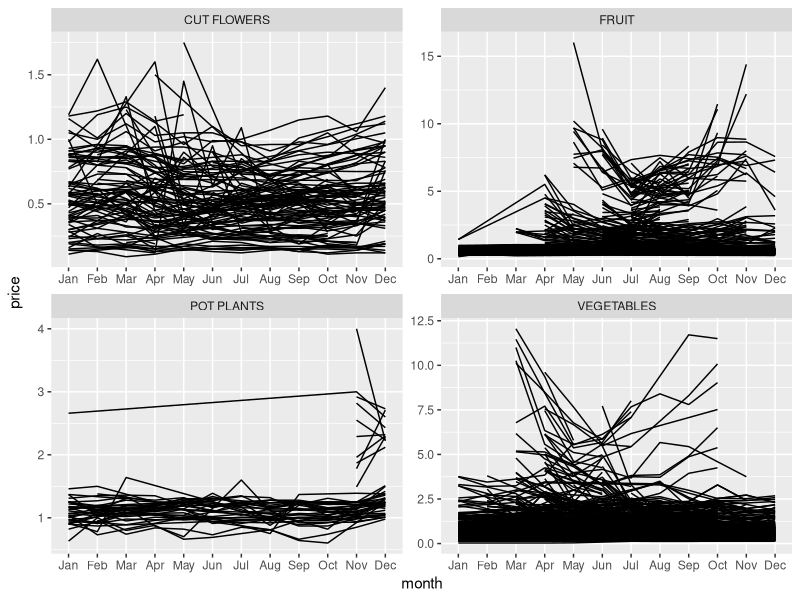
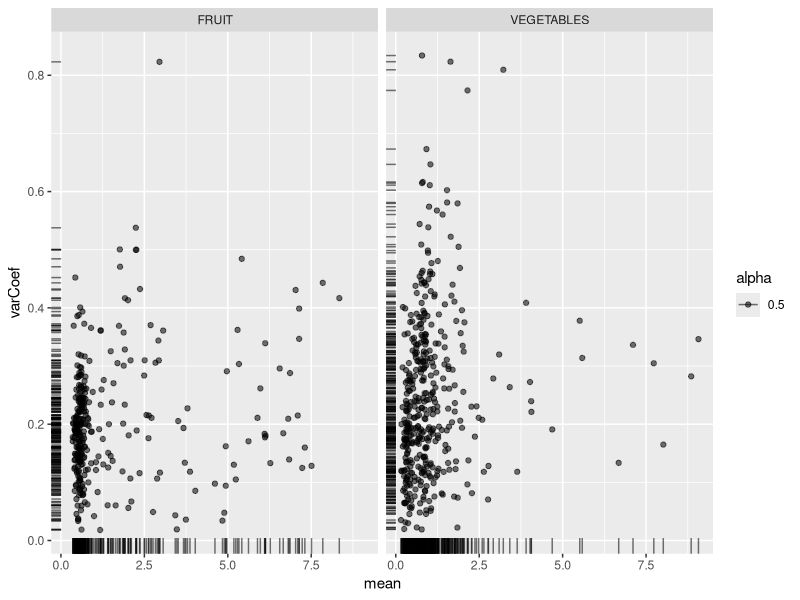
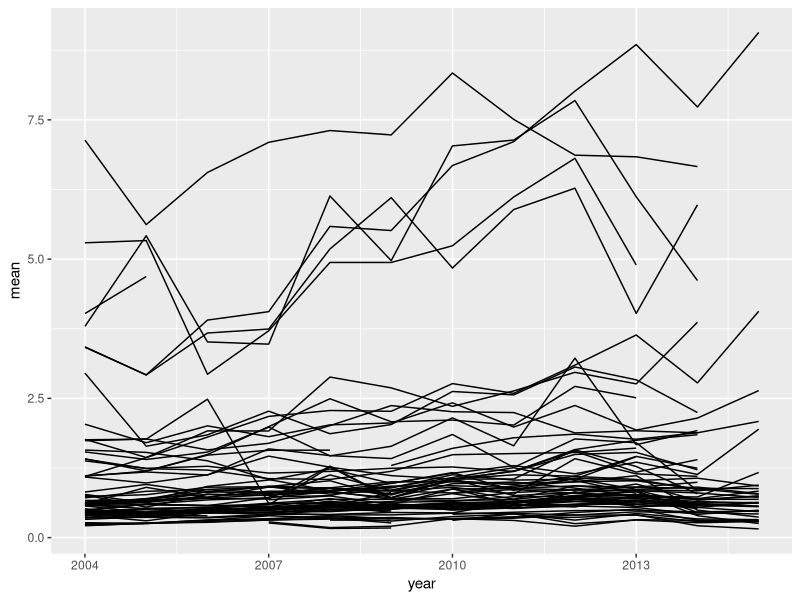

The R script that drew these images, in order:

### explore
library(dplyr)
library(ggplot2)

dat <- read.csv("Data/fruitVegTidy.csv")
dat$month <- factor(dat$month, c("Jan", "Feb", "Mar", "Apr", "May", "Jun", 
                                 "Jul", "Aug", "Sep", "Oct", "Nov", "Dec"))

# exclude NA
dat <- dat[-which(is.na(dat$price)),]

# plot price against month
ggplot(dat, aes(x = month, y = price)) +
  geom_line(aes(group = paste(year, subcategory, item, Quality, Units))) +
  facet_wrap(~ category, scales = "free")

# look at relationship between mean and var
bySeason <- dat %>%
  filter(Units == "£/kg") %>%
  group_by(year, category, subcategory, item) %>%
  summarise_each(funs(mean, sd), price) %>%
  filter(sd > 0) %>%
  mutate(varCoef = sd / mean)

ggplot(bySeason, aes(x = mean, y = varCoef, alpha = 0.5)) +
  geom_point() + geom_rug(sides = "bl") +
  facet_wrap( ~ category)

filter(bySeason, varCoef > 0.6)
filter(bySeason, mean > 7)

# look at the trends over years
ggplot(bySeason, aes(x = year, y = mean,
                     group = paste(subcategory, item))) + 
  geom_line()


  


